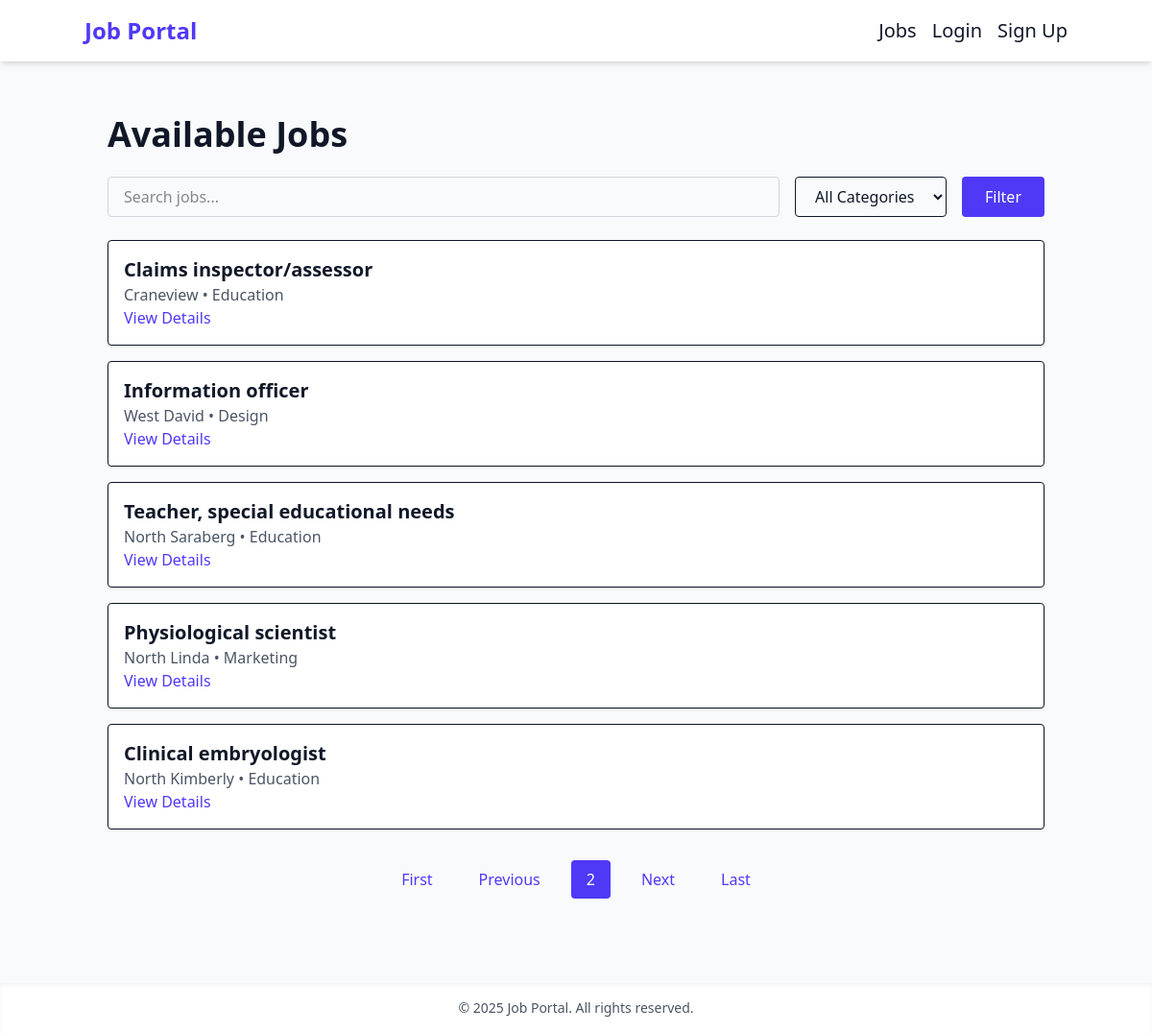
The app's page /jobs/?page=2 with its own data.
### jobs/models.py (models this page shows, shortened)
class Job(models.Model):
    employer = models.ForeignKey(settings.AUTH_USER_MODEL, on_delete=models.CASCADE)
    title = models.CharField(max_length=200)
    company = models.CharField(max_length=200)
    location = models.CharField(max_length=200)
    description = models.TextField()
    posted_at = models.DateTimeField(auto_now_add=True)
    category = models.ForeignKey(Category, on_delete=models.CASCADE)

class Category(models.Model):
    name = models.CharField(max_length=100, unique=True)
    def __str__(self):
        return self.name

### jobs/views.py (the view)
# urls.py: path('', views.job_list, name='job_list'),
def job_list(request):
    query = request.GET.get('q')
    location = request.GET.get('location')
    category_filter = request.GET.get('category')
    jobs = Job.objects.all()
    categories = Category.objects.all()
    if query:
        jobs = jobs.filter(Q(title__icontains=query) | Q(description__icontains=query))
    if location:
        jobs = jobs.filter(location__icontains=location)
    if category_filter:
        jobs = jobs.filter(category=category_filter)
    if category_id := request.GET.get("category"):
        jobs = jobs.filter(category_id=category_id)
    paginator = Paginator(jobs, 5)
    page_number = request.GET.get('page')
    page_obj = paginator.get_page(page_number)
    context = {
        'jobs': page_obj,
        'categories': categories,
        'is_paginated': page_obj.has_other_pages(),
        'page_obj': page_obj,
        'search': query,
        'location': location
    }
    return render(request, 'jobs/job_list.html', context)

### templates/jobs/job_list.html (shortened to what this page needs)
{% extends 'base.html' %}
{% load widget_tweaks %}
{% block content %}
<div class="max-w-5xl mx-auto p-6">
  <h2 class="text-4xl font-bold mb-6">Available Jobs</h2>
  <form method="GET" class="mb-6 flex flex-row space-x-4">
    <input type="text" name="search" placeholder="Search jobs..." class="flex-1 min-w-[200px] px-4 py-2 border border-gray-300 rounded focus:ring-2 focus:ring-indigo-500">
    <select name="category" class="min-w-[150px] px-4 py-2 border rounded">
      <option value="">All Categories</option>
    </select>
    <button type="submit" class="px-6 py-2 bg-indigo-600 text-white rounded hover:bg-indigo-700 transition">Filter</button>
  </form>
  {% for job in jobs %}
    <div class="mb-4 p-4 bg-white border rounded shadow hover:shadow-md">
      <h3 class="text-xl font-semibold">{{ job.title }}</h3>
      <p class="text-gray-600">{{ job.location }} • {{ job.category }}</p>
      <a href="{% url 'job_detail' job.id %}" class="text-indigo-600 hover:underline">View Details</a>
    </div>
  {% empty %}
    <p>No jobs found.</p>
  {% endfor %}
  {% if is_paginated %}
    <div class="mt-8 flex space-x-4 justify-center">
      {% if page_obj.has_previous %}
        <a href="?page=1" class="px-4 py-2 text-indigo-600 hover:text-indigo-700 hover:underline transition">First</a>
        <a href="?page={{ page_obj.previous_page_number }}" class="px-4 py-2 text-indigo-600 hover:text-indigo-700 hover:underline transition">Previous</a>
      {% endif %}
      <span class="px-4 py-2 bg-indigo-600 text-white rounded">{{ page_obj.number }}</span>
      {% if page_obj.has_next %}
        <a href="?page={{ page_obj.next_page_number }}" class="px-4 py-2 text-indigo-600 hover:text-indigo-700 hover:underline transition">Next</a>
        <a href="?page={{ page_obj.paginator.num_pages }}" class="px-4 py-2 text-indigo-600 hover:text-indigo-700 hover:underline transition">Last</a>
      {% endif %}
    </div>
  {% endif %}
</div>
{% endblock %}

### records on screen
Job: title "Claims inspector/assessor", location "Craneview", category "Education"
Job: title "Information officer", location "West David", category "Design"
Job: title "Teacher, special educational needs", location "North Saraberg", category "Education"
Job: title "Physiological scientist", location "North Linda", category "Marketing"
Job: title "Clinical embryologist", location "North Kimberly", category "Education"

### other values on screen
{{ page_obj.number }} "2"
